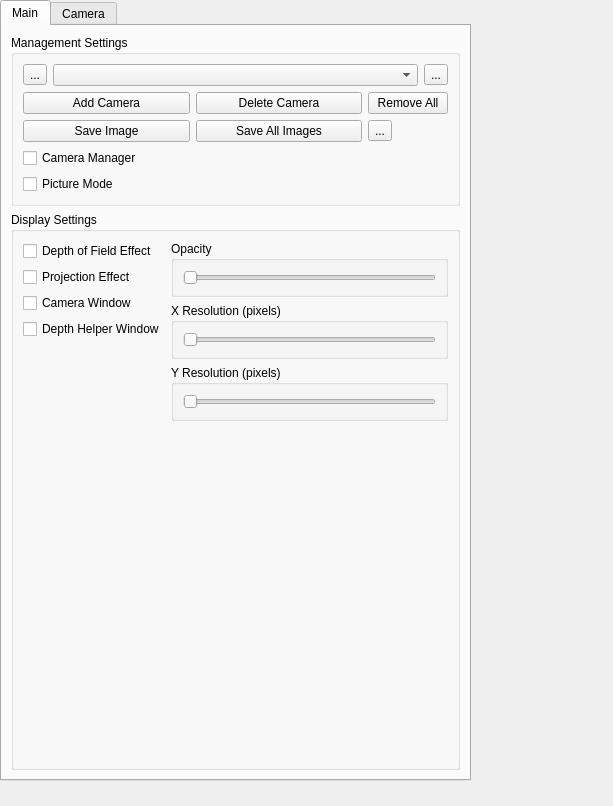
<?xml version="1.0" encoding="UTF-8"?>
<ui version="4.0">
 <class>Form</class>
 <widget class="QWidget" name="Form">
  <property name="geometry">
   <rect>
    <x>0</x>
    <y>0</y>
    <width>613</width>
    <height>806</height>
   </rect>
  </property>
  <property name="windowTitle">
   <string>Form</string>
  </property>
  <widget class="QTabWidget" name="tabWidget">
   <property name="geometry">
    <rect>
     <x>0</x>
     <y>0</y>
     <width>471</width>
     <height>781</height>
    </rect>
   </property>
   <property name="styleSheet">
    <string notr="true"/>
   </property>
   <property name="currentIndex">
    <number>0</number>
   </property>
   <widget class="QWidget" name="tab">
    <attribute name="title">
     <string>Main</string>
    </attribute>
    <layout class="QVBoxLayout" name="verticalLayout_6">
     <item>
      <widget class="QGroupBox" name="groupBox_5">
       <property name="title">
        <string>Management Settings</string>
       </property>
       <layout class="QVBoxLayout" name="verticalLayout_3">
        <item>
         <layout class="QHBoxLayout" name="horizontalLayout_2">
          <item>
           <widget class="QToolButton" name="toolButton_2">
            <property name="text">
             <string>...</string>
            </property>
            <property name="icon">
             <iconset resource="icons.qrc">
              <normaloff>:/xpm/CPT/PrevCameraButton.xpm</normaloff>:/xpm/CPT/PrevCameraButton.xpm</iconset>
            </property>
           </widget>
          </item>
          <item>
           <widget class="QComboBox" name="comboBox"/>
          </item>
          <item>
           <widget class="QToolButton" name="toolButton_3">
            <property name="text">
             <string>...</string>
            </property>
            <property name="icon">
             <iconset resource="icons.qrc">
              <normaloff>:/xpm/ToolBar/StepButton.xpm</normaloff>:/xpm/ToolBar/StepButton.xpm</iconset>
            </property>
           </widget>
          </item>
         </layout>
        </item>
        <item>
         <layout class="QGridLayout" name="gridLayout">
          <item row="0" column="0">
           <widget class="QPushButton" name="pushButton">
            <property name="text">
             <string>Add Camera</string>
            </property>
           </widget>
          </item>
          <item row="0" column="1">
           <widget class="QPushButton" name="pushButton_4">
            <property name="text">
             <string>Delete Camera</string>
            </property>
           </widget>
          </item>
          <item row="0" column="2">
           <widget class="QPushButton" name="pushButton_5">
            <property name="text">
             <string>Remove All</string>
            </property>
           </widget>
          </item>
          <item row="1" column="0">
           <widget class="QPushButton" name="pushButton_2">
            <property name="text">
             <string>Save Image</string>
            </property>
           </widget>
          </item>
          <item row="1" column="1">
           <widget class="QPushButton" name="pushButton_3">
            <property name="text">
             <string>Save All Images</string>
            </property>
           </widget>
          </item>
          <item row="1" column="2">
           <widget class="QToolButton" name="toolButton">
            <property name="text">
             <string>...</string>
            </property>
           </widget>
          </item>
         </layout>
        </item>
        <item>
         <widget class="QCheckBox" name="checkBox_5">
          <property name="text">
           <string>Camera Manager</string>
          </property>
         </widget>
        </item>
        <item>
         <widget class="QCheckBox" name="checkBox_6">
          <property name="text">
           <string>Picture Mode</string>
          </property>
         </widget>
        </item>
       </layout>
      </widget>
     </item>
     <item>
      <widget class="QGroupBox" name="groupBox">
       <property name="title">
        <string>Display Settings</string>
       </property>
       <layout class="QVBoxLayout" name="verticalLayout_5">
        <item>
         <layout class="QHBoxLayout" name="horizontalLayout">
          <item>
           <layout class="QVBoxLayout" name="verticalLayout_2">
            <item>
             <widget class="QCheckBox" name="checkBox">
              <property name="text">
               <string>Depth of Field Effect</string>
              </property>
             </widget>
            </item>
            <item>
             <widget class="QCheckBox" name="checkBox_2">
              <property name="text">
               <string>Projection Effect</string>
              </property>
             </widget>
            </item>
            <item>
             <widget class="QCheckBox" name="checkBox_3">
              <property name="text">
               <string>Camera Window</string>
              </property>
             </widget>
            </item>
            <item>
             <widget class="QCheckBox" name="checkBox_4">
              <property name="text">
               <string>Depth Helper Window</string>
              </property>
             </widget>
            </item>
            <item>
             <spacer name="verticalSpacer_2">
              <property name="orientation">
               <enum>Qt::Vertical</enum>
              </property>
              <property name="sizeHint" stdset="0">
               <size>
                <width>20</width>
                <height>40</height>
               </size>
              </property>
             </spacer>
            </item>
           </layout>
          </item>
          <item>
           <layout class="QVBoxLayout" name="verticalLayout">
            <item>
             <widget class="QGroupBox" name="groupBox_2">
              <property name="title">
               <string>Opacity</string>
              </property>
              <layout class="QHBoxLayout" name="horizontalLayout_6">
               <item>
                <widget class="QSlider" name="horizontalSlider">
                 <property name="orientation">
                  <enum>Qt::Horizontal</enum>
                 </property>
                </widget>
               </item>
              </layout>
             </widget>
            </item>
            <item>
             <widget class="QGroupBox" name="groupBox_3">
              <property name="title">
               <string>X Resolution (pixels)</string>
              </property>
              <layout class="QHBoxLayout" name="horizontalLayout_7">
               <item>
                <widget class="QSlider" name="horizontalSlider_2">
                 <property name="orientation">
                  <enum>Qt::Horizontal</enum>
                 </property>
                </widget>
               </item>
              </layout>
             </widget>
            </item>
            <item>
             <widget class="QGroupBox" name="groupBox_4">
              <property name="title">
               <string>Y Resolution (pixels)</string>
              </property>
              <layout class="QHBoxLayout" name="horizontalLayout_8">
               <item>
                <widget class="QSlider" name="horizontalSlider_3">
                 <property name="orientation">
                  <enum>Qt::Horizontal</enum>
                 </property>
                </widget>
               </item>
              </layout>
             </widget>
            </item>
            <item>
             <spacer name="verticalSpacer">
              <property name="orientation">
               <enum>Qt::Vertical</enum>
              </property>
              <property name="sizeHint" stdset="0">
               <size>
                <width>20</width>
                <height>40</height>
               </size>
              </property>
             </spacer>
            </item>
           </layout>
          </item>
         </layout>
        </item>
       </layout>
      </widget>
     </item>
    </layout>
   </widget>
   <widget class="QWidget" name="tab_2">
    <attribute name="title">
     <string>Camera</string>
    </attribute>
    <layout class="QVBoxLayout" name="verticalLayout_22">
     <item>
      <widget class="QGroupBox" name="groupBox_6">
       <property name="sizePolicy">
        <sizepolicy hsizetype="Expanding" vsizetype="Fixed">
         <horstretch>0</horstretch>
         <verstretch>0</verstretch>
        </sizepolicy>
       </property>
       <property name="styleSheet">
        <string notr="true"/>
       </property>
       <property name="title">
        <string>Geometry Settings</string>
       </property>
       <layout class="QVBoxLayout" name="verticalLayout_12">
        <item>
         <layout class="QHBoxLayout" name="horizontalLayout_9">
          <property name="sizeConstraint">
           <enum>QLayout::SetDefaultConstraint</enum>
          </property>
          <item>
           <layout class="QHBoxLayout" name="horizontalLayout_5">
            <item>
             <widget class="QGroupBox" name="groupBox_9">
              <property name="sizePolicy">
               <sizepolicy hsizetype="Preferred" vsizetype="Fixed">
                <horstretch>0</horstretch>
                <verstretch>0</verstretch>
               </sizepolicy>
              </property>
              <property name="title">
               <string>Camera Geometry</string>
              </property>
              <layout class="QHBoxLayout" name="horizontalLayout_3">
               <item>
                <widget class="QRadioButton" name="radioButton">
                 <property name="text">
                  <string>Off</string>
                 </property>
                </widget>
               </item>
               <item>
                <widget class="QRadioButton" name="radioButton_2">
                 <property name="text">
                  <string>On</string>
                 </property>
                 <property name="checked">
                  <bool>true</bool>
                 </property>
                </widget>
               </item>
               <item>
                <spacer name="horizontalSpacer">
                 <property name="orientation">
                  <enum>Qt::Horizontal</enum>
                 </property>
                 <property name="sizeHint" stdset="0">
                  <size>
                   <width>24</width>
                   <height>16</height>
                  </size>
                 </property>
                </spacer>
               </item>
              </layout>
             </widget>
            </item>
            <item>
             <widget class="QGroupBox" name="groupBox_10">
              <property name="sizePolicy">
               <sizepolicy hsizetype="Preferred" vsizetype="Fixed">
                <horstretch>0</horstretch>
                <verstretch>0</verstretch>
               </sizepolicy>
              </property>
              <property name="title">
               <string>Frustrum Geometry</string>
              </property>
              <layout class="QHBoxLayout" name="horizontalLayout_4">
               <item>
                <widget class="QRadioButton" name="radioButton_3">
                 <property name="text">
                  <string>Off</string>
                 </property>
                </widget>
               </item>
               <item>
                <widget class="QRadioButton" name="radioButton_4">
                 <property name="text">
                  <string>On</string>
                 </property>
                 <property name="checked">
                  <bool>true</bool>
                 </property>
                </widget>
               </item>
               <item>
                <spacer name="horizontalSpacer_2">
                 <property name="orientation">
                  <enum>Qt::Horizontal</enum>
                 </property>
                 <property name="sizeHint" stdset="0">
                  <size>
                   <width>19</width>
                   <height>3</height>
                  </size>
                 </property>
                </spacer>
               </item>
              </layout>
             </widget>
            </item>
           </layout>
          </item>
          <item>
           <spacer name="horizontalSpacer_3">
            <property name="orientation">
             <enum>Qt::Horizontal</enum>
            </property>
            <property name="sizeHint" stdset="0">
             <size>
              <width>40</width>
              <height>20</height>
             </size>
            </property>
           </spacer>
          </item>
         </layout>
        </item>
       </layout>
      </widget>
     </item>
     <item>
      <widget class="QGroupBox" name="groupBox_7">
       <property name="sizePolicy">
        <sizepolicy hsizetype="Expanding" vsizetype="Fixed">
         <horstretch>0</horstretch>
         <verstretch>0</verstretch>
        </sizepolicy>
       </property>
       <property name="title">
        <string>Projection Settings</string>
       </property>
       <layout class="QVBoxLayout" name="verticalLayout_21">
        <item>
         <layout class="QVBoxLayout" name="verticalLayout_13">
          <item>
           <widget class="QLabel" name="label">
            <property name="text">
             <string>Field of View (z)</string>
            </property>
           </widget>
          </item>
          <item>
           <layout class="QHBoxLayout" name="horizontalLayout_10">
            <property name="sizeConstraint">
             <enum>QLayout::SetMaximumSize</enum>
            </property>
            <item>
             <widget class="QDoubleSpinBox" name="doubleSpinBox">
              <property name="sizePolicy">
               <sizepolicy hsizetype="Expanding" vsizetype="Fixed">
                <horstretch>0</horstretch>
                <verstretch>0</verstretch>
               </sizepolicy>
              </property>
              <property name="decimals">
               <number>0</number>
              </property>
              <property name="value">
               <double>40.000000000000000</double>
              </property>
             </widget>
            </item>
            <item>
             <widget class="QSlider" name="horizontalSlider_4">
              <property name="maximum">
               <number>150</number>
              </property>
              <property name="value">
               <number>40</number>
              </property>
              <property name="orientation">
               <enum>Qt::Horizontal</enum>
              </property>
             </widget>
            </item>
           </layout>
          </item>
         </layout>
        </item>
        <item>
         <layout class="QVBoxLayout" name="verticalLayout_9">
          <property name="sizeConstraint">
           <enum>QLayout::SetMaximumSize</enum>
          </property>
          <item>
           <widget class="QLabel" name="label_2">
            <property name="text">
             <string>Aspect Ratio:</string>
            </property>
           </widget>
          </item>
          <item>
           <widget class="QComboBox" name="comboBox_2">
            <property name="sizePolicy">
             <sizepolicy hsizetype="Fixed" vsizetype="Fixed">
              <horstretch>0</horstretch>
              <verstretch>0</verstretch>
             </sizepolicy>
            </property>
            <property name="minimumSize">
             <size>
              <width>200</width>
              <height>0</height>
             </size>
            </property>
            <item>
             <property name="text">
              <string>1280 x 720 (HD ready)</string>
             </property>
            </item>
           </widget>
          </item>
         </layout>
        </item>
        <item>
         <widget class="QGroupBox" name="groupBox_11">
          <property name="title">
           <string>Auto Compute Far Plane</string>
          </property>
          <layout class="QVBoxLayout" name="verticalLayout_14">
           <item>
            <layout class="QHBoxLayout" name="horizontalLayout_12">
             <item>
              <layout class="QHBoxLayout" name="horizontalLayout_11">
               <item>
                <widget class="QRadioButton" name="radioButton_5">
                 <property name="text">
                  <string>Off</string>
                 </property>
                </widget>
               </item>
               <item>
                <widget class="QRadioButton" name="radioButton_6">
                 <property name="text">
                  <string>On</string>
                 </property>
                 <property name="checked">
                  <bool>true</bool>
                 </property>
                </widget>
               </item>
              </layout>
             </item>
             <item>
              <spacer name="horizontalSpacer_4">
               <property name="orientation">
                <enum>Qt::Horizontal</enum>
               </property>
               <property name="sizeHint" stdset="0">
                <size>
                 <width>40</width>
                 <height>20</height>
                </size>
               </property>
              </spacer>
             </item>
            </layout>
           </item>
          </layout>
         </widget>
        </item>
        <item>
         <layout class="QVBoxLayout" name="verticalLayout_7">
          <item>
           <widget class="QLabel" name="label_3">
            <property name="text">
             <string>Near Plane:</string>
            </property>
           </widget>
          </item>
          <item>
           <layout class="QHBoxLayout" name="horizontalLayout_13">
            <item>
             <widget class="QDoubleSpinBox" name="doubleSpinBox_2">
              <property name="enabled">
               <bool>false</bool>
              </property>
              <property name="sizePolicy">
               <sizepolicy hsizetype="Expanding" vsizetype="Fixed">
                <horstretch>0</horstretch>
                <verstretch>0</verstretch>
               </sizepolicy>
              </property>
              <property name="decimals">
               <number>1</number>
              </property>
              <property name="value">
               <double>0.100000000000000</double>
              </property>
             </widget>
            </item>
            <item>
             <widget class="QSlider" name="horizontalSlider_5">
              <property name="enabled">
               <bool>false</bool>
              </property>
              <property name="orientation">
               <enum>Qt::Horizontal</enum>
              </property>
             </widget>
            </item>
           </layout>
          </item>
         </layout>
        </item>
        <item>
         <layout class="QVBoxLayout" name="verticalLayout_8">
          <item>
           <widget class="QLabel" name="label_4">
            <property name="text">
             <string>Far Plane:</string>
            </property>
           </widget>
          </item>
          <item>
           <layout class="QHBoxLayout" name="horizontalLayout_14">
            <item>
             <widget class="QDoubleSpinBox" name="doubleSpinBox_3">
              <property name="enabled">
               <bool>false</bool>
              </property>
              <property name="sizePolicy">
               <sizepolicy hsizetype="Expanding" vsizetype="Fixed">
                <horstretch>0</horstretch>
                <verstretch>0</verstretch>
               </sizepolicy>
              </property>
              <property name="decimals">
               <number>0</number>
              </property>
              <property name="value">
               <double>5.000000000000000</double>
              </property>
             </widget>
            </item>
            <item>
             <widget class="QSlider" name="horizontalSlider_6">
              <property name="enabled">
               <bool>false</bool>
              </property>
              <property name="orientation">
               <enum>Qt::Horizontal</enum>
              </property>
             </widget>
            </item>
           </layout>
          </item>
         </layout>
        </item>
       </layout>
      </widget>
     </item>
     <item>
      <widget class="QGroupBox" name="groupBox_8">
       <property name="sizePolicy">
        <sizepolicy hsizetype="Expanding" vsizetype="Fixed">
         <horstretch>0</horstretch>
         <verstretch>0</verstretch>
        </sizepolicy>
       </property>
       <property name="title">
        <string>Depth of Field Settings</string>
       </property>
       <layout class="QVBoxLayout" name="verticalLayout_20">
        <item>
         <layout class="QVBoxLayout" name="verticalLayout_4">
          <item>
           <widget class="QLabel" name="label_5">
            <property name="text">
             <string>Focal Distance:</string>
            </property>
           </widget>
          </item>
          <item>
           <layout class="QHBoxLayout" name="horizontalLayout_15">
            <item>
             <widget class="QDoubleSpinBox" name="doubleSpinBox_4">
              <property name="sizePolicy">
               <sizepolicy hsizetype="Expanding" vsizetype="Fixed">
                <horstretch>0</horstretch>
                <verstretch>0</verstretch>
               </sizepolicy>
              </property>
              <property name="decimals">
               <number>1</number>
              </property>
              <property name="value">
               <double>1.500000000000000</double>
              </property>
             </widget>
            </item>
            <item>
             <widget class="QSlider" name="horizontalSlider_7">
              <property name="value">
               <number>1</number>
              </property>
              <property name="orientation">
               <enum>Qt::Horizontal</enum>
              </property>
             </widget>
            </item>
           </layout>
          </item>
         </layout>
        </item>
        <item>
         <layout class="QVBoxLayout" name="verticalLayout_10">
          <item>
           <widget class="QLabel" name="label_6">
            <property name="text">
             <string>Focus Range:</string>
            </property>
           </widget>
          </item>
          <item>
           <layout class="QHBoxLayout" name="horizontalLayout_16">
            <item>
             <widget class="QDoubleSpinBox" name="doubleSpinBox_5">
              <property name="sizePolicy">
               <sizepolicy hsizetype="Expanding" vsizetype="Fixed">
                <horstretch>0</horstretch>
                <verstretch>0</verstretch>
               </sizepolicy>
              </property>
              <property name="decimals">
               <number>0</number>
              </property>
              <property name="value">
               <double>5.000000000000000</double>
              </property>
             </widget>
            </item>
            <item>
             <widget class="QSlider" name="horizontalSlider_8">
              <property name="value">
               <number>5</number>
              </property>
              <property name="orientation">
               <enum>Qt::Horizontal</enum>
              </property>
             </widget>
            </item>
           </layout>
          </item>
         </layout>
        </item>
        <item>
         <layout class="QVBoxLayout" name="verticalLayout_11">
          <item>
           <widget class="QLabel" name="label_7">
            <property name="text">
             <string>Max Circle of Confusion:</string>
            </property>
           </widget>
          </item>
          <item>
           <layout class="QHBoxLayout" name="horizontalLayout_17">
            <item>
             <widget class="QDoubleSpinBox" name="doubleSpinBox_6">
              <property name="sizePolicy">
               <sizepolicy hsizetype="Expanding" vsizetype="Fixed">
                <horstretch>0</horstretch>
                <verstretch>0</verstretch>
               </sizepolicy>
              </property>
              <property name="decimals">
               <number>0</number>
              </property>
              <property name="value">
               <double>6.000000000000000</double>
              </property>
             </widget>
            </item>
            <item>
             <widget class="QSlider" name="horizontalSlider_9">
              <property name="maximum">
               <number>15</number>
              </property>
              <property name="value">
               <number>6</number>
              </property>
              <property name="orientation">
               <enum>Qt::Horizontal</enum>
              </property>
             </widget>
            </item>
           </layout>
          </item>
         </layout>
        </item>
       </layout>
      </widget>
     </item>
     <item>
      <spacer name="verticalSpacer_4">
       <property name="orientation">
        <enum>Qt::Vertical</enum>
       </property>
       <property name="sizeHint" stdset="0">
        <size>
         <width>20</width>
         <height>58</height>
        </size>
       </property>
      </spacer>
     </item>
    </layout>
   </widget>
  </widget>
 </widget>
 <resources>
  <include location="icons.qrc"/>
 </resources>
 <connections/>
</ui>
